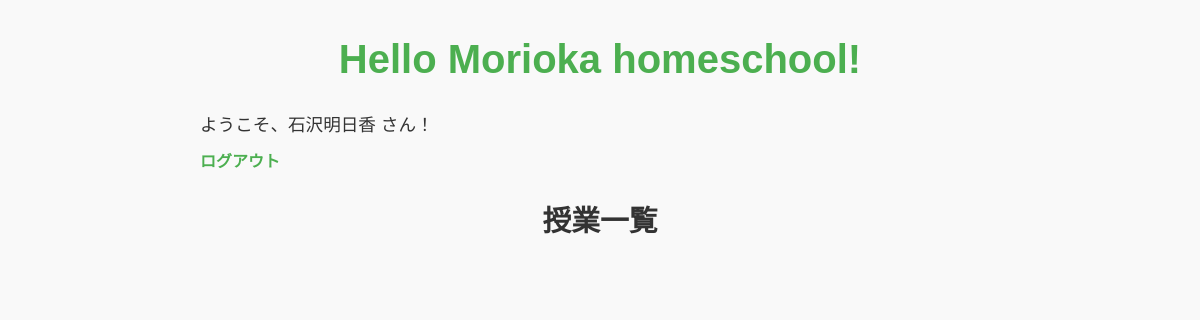
Before: / (signed in) with the older database file.
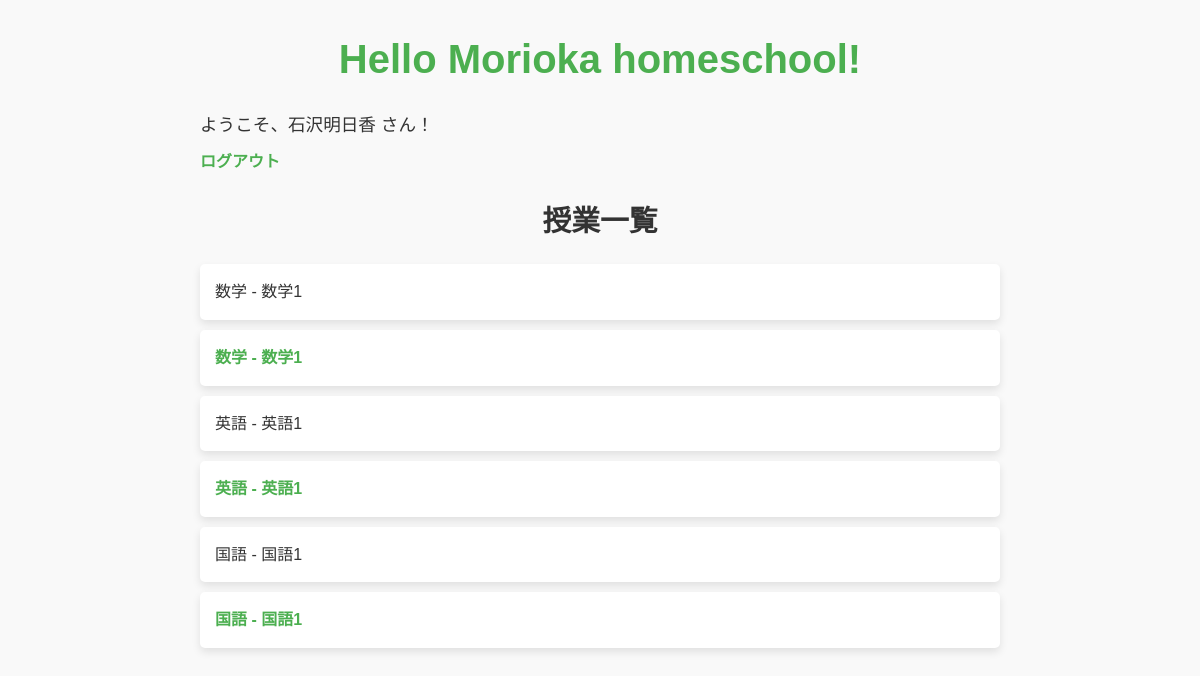
After: the same page with the newer database file.
### config.py (models this page shows)
class BaseModel(Model):
    class Meta:
        database = db

class User(UserMixin, BaseModel):
    name = CharField(unique=True)
    school_year = CharField()
    class_room = CharField()
    number = CharField()
    password = TextField()
    class Meta:
        database = db
        table_name = "users"  # 明示的にテーブル名を指定

class Lesson(Model):
    id = AutoField()  # 自動インクリメントされるプライマリキー
    title = CharField()  # 授業のタイトル（数学、国語、英語など）
    subject = CharField()  # 科目名
    youtube_url = TextField()  # YouTubeの限定配信URL
    user_id = IntegerField()
    class Meta:
        database = db
        table_name = "lessons"  # 授業テーブルの名前を明示

### app.py (the view)
@app.route("/")
def index():
    logging.info("Fetching all lessons")
    lessons = Lesson.select()
    logging.info(f"Total lessons fetched: {len(lessons)}")
    if current_user.is_authenticated:
        logging.info(f"User {current_user.name} is authenticated")
        return render_template("index.html", name=current_user.name, lessons=lessons)
    else:
        logging.info("No user is authenticated")
        return render_template('index.html', lessons=lessons)
        lessons = Lesson.select()
        return render_template('index.html', name=current_user.name,  lessons=lessons)

### app.py (called while the page is built)
@login_manager.user_loader
def load_user(user_id):
    try:
        return User.get_by_id(user_id)
    except User.DoesNotExist:
        return None

### templates/index.html (shortened to what this page needs)
<!DOCTYPE html>
<html lang="ja">
<head>
    <link rel="stylesheet" href="{{ url_for('static', filename='css/style.css') }}">
</head>
<body>
    <div class="container">
        <h1>Hello Morioka homeschool!</h1>
        {% if current_user.is_authenticated %}
            <p>ようこそ、{{ current_user.name }} さん！</p>
            <a href="{{ url_for('logout') }}">ログアウト</a>
            <h2>授業一覧</h2>
            <ul>
                {% for lesson in lessons %}
<li>{{ lesson.subject }} - {{ lesson.title }}</li>
                <li>
                    <a href="{{ url_for('lesson_detail', lesson_id=lesson.id) }}">{{ lesson.subject }} - {{ lesson.title }}</a>
                </li>
                {% endfor %}
            </ul>
        {% else %}
            <p>ログインしてください</p>
            <a href="{{ url_for('login') }}">ログイン</a>
        {% endif %}
    </div>
</body>
</html>

### static/css/style.css (style rules this page uses)
body { font-family: 'Arial', sans-serif; background-color: #f9f9f9; color: #333; margin: 0; padding: 0; line-height: 1.6; }
h1, h2 { color: #333; text-align: center; margin-bottom: 20px; }
h1 { font-size: 2.5em; color: #4CAF50; }
h2 { font-size: 1.8em; color: #333; }
ul { list-style-type: none; padding: 0; }
li { background: #fff; margin: 10px 0; padding: 15px; border-radius: 5px; box-shadow: 0 4px 8px rgba(0, 0, 0, 0.1); }
a { color: #4CAF50; text-decoration: none; font-weight: bold; }
p { margin: 10px 0; font-size: 1.1em; }
.container { width: 90%; max-width: 800px; margin: 0 auto; }

Changed rows visible on the page:
added Lesson: subject "数学", title "数学1"
added Lesson: subject "英語", title "英語1"
added Lesson: subject "国語", title "国語1"
